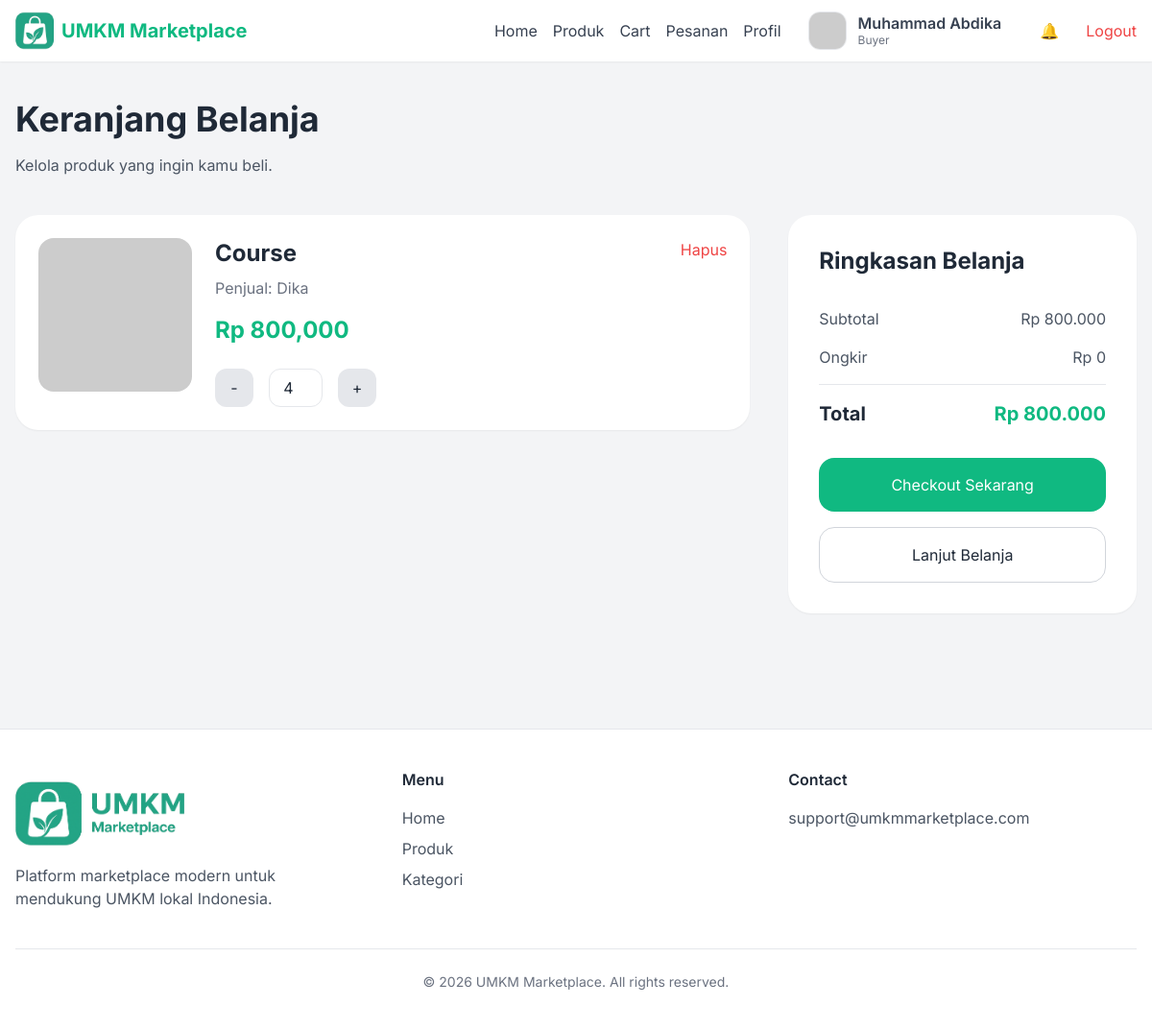
Page /src/views/buyer/cart.php (signed in) on the committed database.
### tables this page shows
CREATE TABLE `carts` (
  `id` int NOT NULL,
  `user_id` int NOT NULL,
  `product_id` int NOT NULL,
  `quantity` int DEFAULT '1',
  `created_at` timestamp NULL DEFAULT CURRENT_TIMESTAMP
);

CREATE TABLE `products` (
  `id` int NOT NULL,
  `seller_id` int NOT NULL,
  `category_id` int NOT NULL,
  `name` varchar(255) NOT NULL,
  `description` text,
  `price` decimal(12,2) NOT NULL,
  `stock` int DEFAULT '0',
  `image` varchar(255) DEFAULT NULL,
  `status` enum('active','draft') DEFAULT 'active',
  `created_at` timestamp NULL DEFAULT CURRENT_TIMESTAMP
);

CREATE TABLE `users` (
  `id` int NOT NULL,
  `name` varchar(100) NOT NULL,
  `email` varchar(100) NOT NULL,
  `password` varchar(255) NOT NULL,
  `role` enum('buyer','seller','admin') DEFAULT 'buyer',
  `status` enum('active','suspended') DEFAULT 'active',
  `created_at` timestamp NULL DEFAULT CURRENT_TIMESTAMP,
  `profile_image` varchar(255) DEFAULT NULL
);

### src/views/buyer/cart.php (the view, shortened to what this page needs)
<?php require_once '../../config/database.php'; ?>
<?php include '../layouts/app.php'; ?>
<?php
  $user_id = $_SESSION['user']['id'];
  $cartQ = "SELECT carts.*, products.name AS product_name, products.price AS product_price, products.image AS product_image, users.name AS seller_name FROM carts JOIN products ON carts.product_id = products.id JOIN users ON products.seller_id = users.id WHERE carts.user_id='$user_id'";
  $cartRes = mysqli_query($conn, $cartQ);
  $cartCount = mysqli_num_rows($cartRes);
  $subtotal = 0;
?>
<section class="max-w-7xl mx-auto px-4 py-10">
  <div class="mb-10">
    <h1 class="text-3xl lg:text-4xl font-bold mb-4">
      Keranjang Belanja
    </h1>
    <p class="text-gray-600">
      Kelola produk yang ingin kamu beli.
    </p>
  </div>
    <div class="grid grid-cols-1 lg:grid-cols-3 gap-6 lg:gap-10">
    <div class="lg:col-span-2 space-y-6">
              <?php while($item = mysqli_fetch_assoc($cartRes)): ?>
                <?php
                  $imgPath = __DIR__ . '/../../uploads/products/' . ($item['product_image'] ?? '');
                  $imgSrc = (isset($item['product_image']) && file_exists($imgPath)) ? UPLOAD_URL . '/products/' . $item['product_image'] : 'https://placehold.co/300';
                  $lineTotal = $item['product_price'] * $item['quantity'];
                  $subtotal += $lineTotal;
                ?>
                <div class="bg-white rounded-3xl shadow-sm p-5 lg:p-6">
                  <div class="flex flex-col md:flex-row gap-6">
                    <img src="<?= $imgSrc ?>" alt="Product" class="w-full md:w-40 h-40 object-cover rounded-2xl">
                    <div class="flex-1">
                      <div class="flex flex-col sm:flex-row sm:items-start justify-between gap-4">
                        <div>
                          <h2 class="text-xl lg:text-2xl font-bold mb-2"><?= htmlspecialchars($item['product_name']); ?></h2>
                          <p class="text-gray-500 mb-4">Penjual: <?= htmlspecialchars($item['seller_name']); ?></p>
                        </div>
                        <a href="<?= BASE_URL ?>/src/buyer/remove-cart.php?id=<?= $item['id']; ?>" class="text-red-500 hover:text-red-600 transition">Hapus</a>
                      </div>
                      <h3
                        class="text-xl lg:text-2xl font-bold text-emerald-500 mb-6 lineTotal"
                        data-price="<?= $item['product_price']; ?>"
                      >
                        Rp <?= number_format($lineTotal); ?>
                      </h3>
                      <form action="<?= BASE_URL ?>/src/buyer/update-cart.php" method="POST" class="flex flex-wrap items-center gap-4">
                        <div
                          class="flex flex-wrap items-center gap-4 cart-control"
                          data-cart-id="<?= $item['id']; ?>"
                        >
                          <button
                            type="button"
                            class="minusBtn w-10 h-10 bg-gray-200 rounded-xl"
                          >
                            -
                          </button>
                          <input
                            type="number"
                            min="1"
                            value="<?= $item['quantity']; ?>"
                            class="quantityInput w-14 h-10 border rounded-xl text-center"
                          />
                          <button
                            type="button"
                            class="plusBtn w-10 h-10 bg-gray-200 rounded-xl"
                          >
                            +
                          </button>
                        </div>
                      </form>
                    </div>
                  </div>
                </div>
              <?php endwhile; ?>
    </div>
    <div>
      <div class="bg-white rounded-3xl shadow-sm p-5 lg:p-8 lg:sticky lg:top-24">
        <h2 class="text-xl lg:text-2xl font-bold mb-8">Ringkasan Belanja</h2>
        <div class="space-y-4 mb-8">
          <div class="flex justify-between text-gray-600"><span>Subtotal</span><span id="subtotalText">Rp <?= number_format($subtotal); ?></span></div>
          <div class="flex justify-between text-gray-600"><span>Ongkir</span><span>Rp 0</span></div>
          <div class="border-t pt-4 flex justify-between text-xl font-bold"><span>Total</span><span id="totalText" class="text-emerald-500">Rp <?= number_format($subtotal); ?></span></div>
        </div>
        <?php if ($cartCount > 0): ?>
          <a
            href="checkout.php"
            class="block text-center w-full bg-emerald-500 hover:bg-emerald-600 text-white py-4 rounded-2xl transition mb-4"
          >
            Checkout Sekarang
          </a>
        <?php endif; ?>
        <a href="../public/shop.php" class="w-full border border-gray-300 hover:bg-gray-100 py-4 rounded-2xl transition inline-block text-center">Lanjut Belanja</a>
      </div>
    </div>
  </div>
</section>
<?php include '../layouts/footer.php'; ?>
</main>
</body>
</html>

### src/views/layouts/header.php (style rules this page uses)
body { font-family: 'Inter', sans-serif; }

### rows in the picture
carts: product.name "Course", users.name "Dika", lineTotal "800,000", quantity "4"

### other values in the picture
$_SESSION['user']['name'] "Muhammad Abdika"
$_SESSION['user']['role'] "Buyer"
